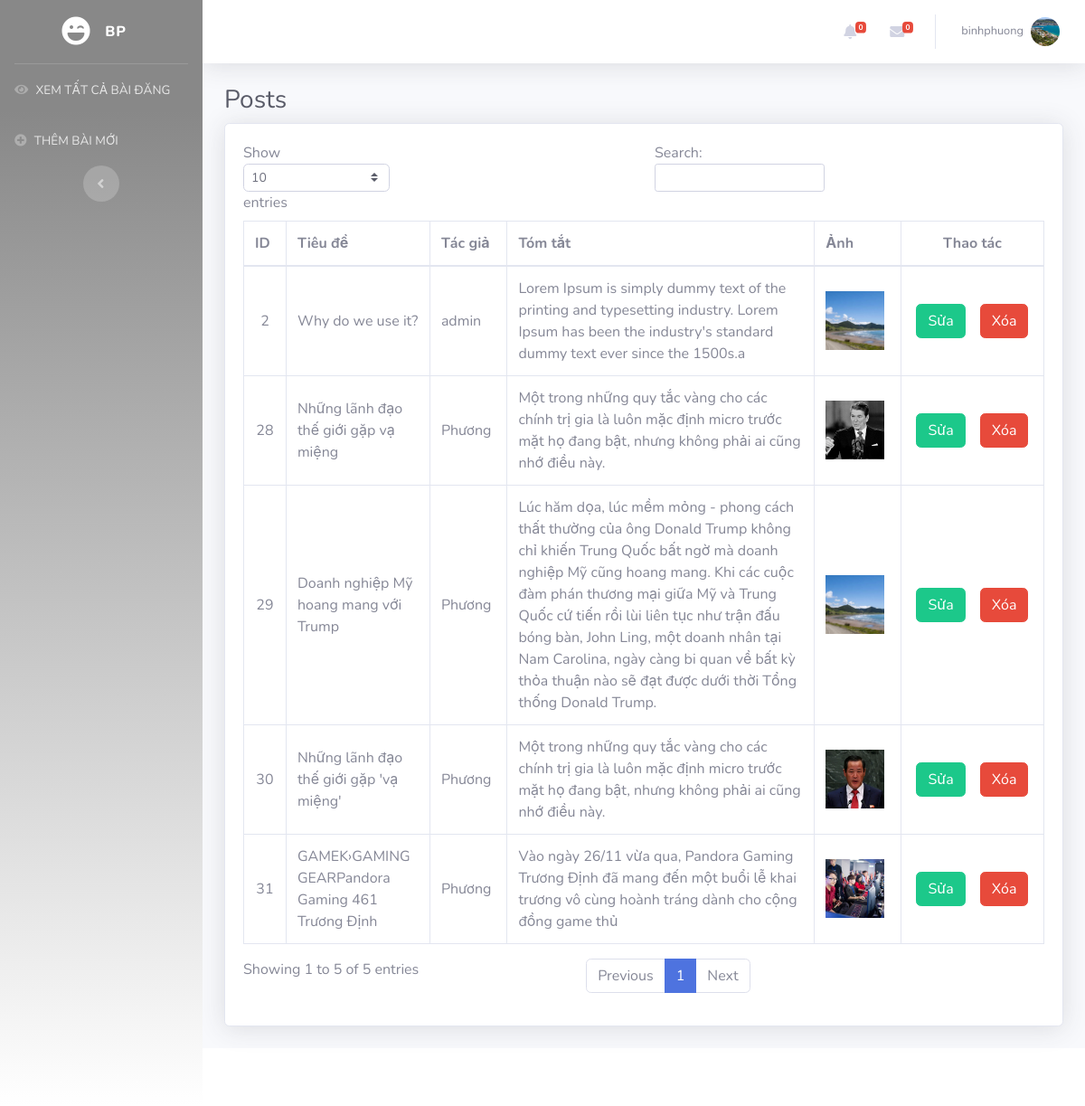
/admin/index.php (signed in), run on the app's committed database.
### tables this page shows
CREATE TABLE `news` (
  `MaTin` int(11) NOT NULL,
  `TenTin` mediumtext NOT NULL,
  `NoiDungTin` longtext NOT NULL,
  `AnhTin` varchar(200) NOT NULL,
  `TacGia` varchar(100) NOT NULL,
  `NgayDang` date NOT NULL,
  `TomTat` longtext NOT NULL,
  `IDcat` int(11) NOT NULL
);

### model/giay.php (called while the page is built, shortened)
<?php session_start();
class tin
{
	function __construct($MaTin,$TenTin,$NoiDungTin,$AnhTin,$TacGia,$NgayDang,$TomTat,$IDcat){
		$this->MaTin = $MaTin;
		$this->TenTin = $TenTin;
		$this->AnhTin = $AnhTin;
		$this->TacGia = $TacGia;
		$this->TomTat = $TomTat;
	}
	static function connect(){
		$con = new mysqli("localhost","root","","CMS");
		$con->set_charset("utf8");
		return $con;
	}
	static function getListDB(){
		$con = tin::connect();
		$sql = "SELECT * FROM `news`";
		$result = $con->query($sql);
		$lsTin = array();
		if($result->num_rows >=0){
			while ($row = $result->fetch_assoc()) {
				$single = new tin($row["MaTin"],$row["TenTin"],$row["NoiDungTin"],$row["AnhTin"],$row["TacGia"],$row["NgayDang"],$row["TomTat"],$row["IDcat"]);
				array_push($lsTin, $single);
			}
		}
		return $lsTin;
	}
}
?>

### admin/index.php (the view, shortened to what this page needs)
<?php include_once("../model/giay.php");
include_once("header.php");
?>
<div class="container-fluid">
  <h1 class="h3 mb-2 text-gray-800">Posts</h1>
  <div class="card shadow mb-4">
    <div class="card-body">
      <div class="table-responsive table-hover">
        <table class="table table-bordered" id="dataTable" width="100%" cellspacing="0">
          <thead>
            <tr>
              <th>ID</th>
              <th>Tiêu đề</th>
              <th>Tác giả</th>
              <th>Tóm tắt</th>
              <th>Ảnh</th>
              <th style="text-align: center;">Thao tác</th>
            </tr>
          </thead>
          <tbody>
            <?php $lstin= tin::getlistDB();
              foreach ($lstin as $value) {
               ?>
           <tr>
            <td class="text-center"><?php echo $value->MaTin ?></td>
            <td><?php echo $value->TenTin; ?></td>
            <td><?php echo $value->TacGia  ?></td>
            <td><?php echo $value->TomTat  ?></td>
            <td><img src="img_upload/<?php echo $value->AnhTin ?>" alt="image" style="width: 65px; height: 65px;    object-fit: cover;"></td>
            <td style="text-align: center;">
              <div class="d-flex justify-content-center align-items-center">
                <a href="edit.php?edit_post=<?php echo $value->MaTin ?>" class="btn btn-success mr-3">Sửa</a>
                <a onclick="return confirm('Bạn có thực sự muốn xóa nó ?');" href="index.php?delete_post=<?php echo $value->MaTin; ?>" class="btn btn-danger">Xóa</a>
              </div>
            </td>
          </tr>
          <?php } ?>
        </tbody>
      </table>
    </div>
  </div>
</div>
</div>
</div>
<?php include_once "footer.php"; ?>

### admin/header.php (style rules this page uses)
#dataTable tr,th,td { vertical-align: middle !important; }

### data on the page
news: MaTin "2", TenTin "Why do we use it?", TacGia "admin", TomTat "Lorem Ipsum is simply dummy text of the printing and typesetting industry. Lorem Ipsum has been the industry's standard dummy text ever since the 1500s.a", AnhTin (picture)
news: MaTin "28", TenTin "Những lãnh đạo thế giới gặp vạ miệng", TacGia "Phương", TomTat "Một trong những quy tắc vàng cho các chính trị gia là luôn mặc định micro trước mặt họ đang bật, nhưng không phải ai cũng nhớ điều này.", AnhTin (picture)
news: MaTin "29", TenTin "Doanh nghiệp Mỹ hoang mang với Trump", TacGia "Phương", TomTat "Lúc hăm dọa, lúc mềm mỏng - phong cách thất thường của ông Donald Trump không chỉ khiến Trung Quốc bất ngờ mà doanh nghiệp Mỹ cũng hoang mang. Khi các cuộc đàm phán thương mại giữa Mỹ và Trung Quốc cứ tiến rồi lùi liên tục như trận đấu bóng bàn, John Ling, một doanh nhân tại Nam Carolina, ngày càng bi quan về bất kỳ thỏa thuận nào sẽ đạt được dưới thời Tổng thống Donald Trump.", AnhTin (picture)
news: MaTin "30", TenTin "Những lãnh đạo thế giới gặp 'vạ miệng'", TacGia "Phương", TomTat "Một trong những quy tắc vàng cho các chính trị gia là luôn mặc định micro trước mặt họ đang bật, nhưng không phải ai cũng nhớ điều này.", AnhTin (picture)
news: MaTin "31", TenTin "GAMEK›GAMING GEARPandora Gaming 461 Trương Định", TacGia "Phương", TomTat "Vào ngày 26/11 vừa qua, Pandora Gaming Trương Định đã mang đến một buổi lễ khai trương vô cùng hoành tráng dành cho cộng đồng game thủ", AnhTin (picture)

### other printed values
$name "binhphuong"
